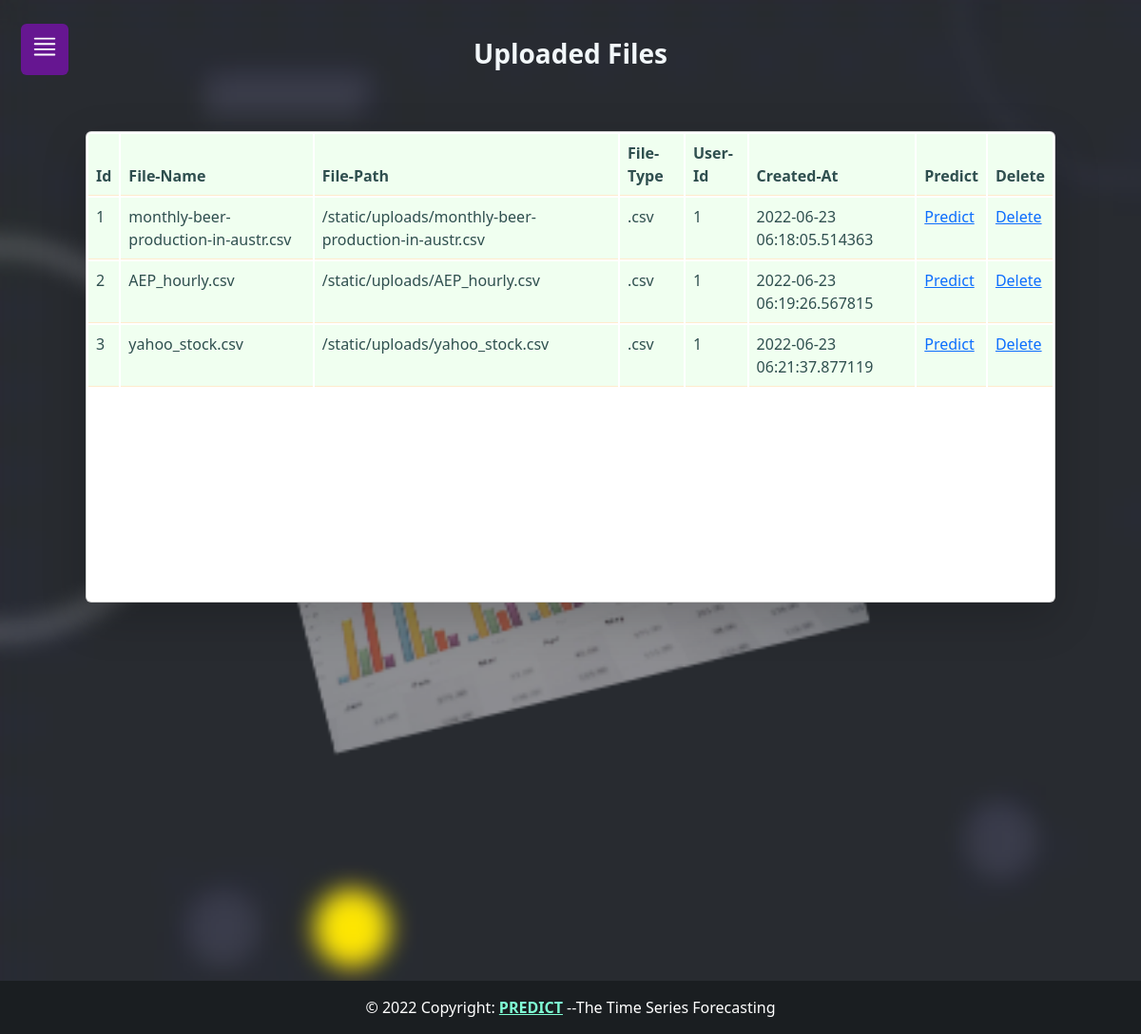
The page /files on the database its author committed.
### model_orm.py (models this page shows, shortened)
class DataSet(Base):
    __tablename__="dataset"
    id=Column(Integer, primary_key=True)
    filename=Column(String,nullable=False)
    filepath=Column(String, nullable=False)
    datatype=Column(String,nullable=False)
    user_id = Column(Integer,ForeignKey('users.id'))
    created_at=Column(DateTime,default=datetime.utcnow,nullable=False)

### app.py (the view)
@app.route('/files')
def filelisting():
    db = opendb()
    filelist = db.query(DataSet).all()
    db.close()
    return render_template('files.html', filelist=filelist)

### app.py (called while the page is built)
def opendb():
    engine = create_engine("sqlite:///model.sqlite")
    Session = sessionmaker(bind=engine)
    return Session()

### templates/files.html (shortened to what this page needs)
{% extends 'base.html' %}
{% block body %}
    <h3 class="text-center p-3">
        <b style="color: rgb(242, 247, 250);">Uploaded Files </b>
    </h3>
<div class="card shadow-lg m-5">
<table class="table table-striped|sm|bordered table-inverse table-responsive">
    <thead class="thead-inverse|thead-default">
        <tr>
            <th><b>Id</b></th>
            <th><b>File-Name</b></th>
            <th><b>File-Path</b></th>
            <th><b>File-Type</b></th>
            <th><b>User-Id</b></th>
            <th><b>Created-At</b></th>
            <th><b>Predict</b></th>
            <th><b>Delete</b></th>
        </tr>
    </thead>
    <tbody>
        {% for item in filelist %}
        <tr>
            <td >{{item.id}}</td>
            <td >{{item.filename}}</td>
            <td >{{item.filepath}}</td>
            <td >{{item.datatype}}</td>
            <td >{{item.user_id}}</td>
            <td >{{item.created_at}}</td>
            <td ><a href="/predict/{{item.id}}">Predict</a></td>
            <td ><a href="/delete/{{item.id}}">Delete</a></td>
        </tr>
        {% endfor %}
    </tbody>
</table>
</div>
{% endblock body %}

### templates/base.html (shortened to what this page needs)
<!DOCTYPE html>
<html lang="en">
<head>
  <link href="https://cdn.jsdelivr.net/npm/bootstrap@5.2.0-beta1/dist/css/bootstrap.min.css" rel="stylesheet"
>
  <link rel="stylesheet" href="/static/css/sidebar.css">
</head>
<body>
  <label for="check">
    <i id="btn"><svg class="bi bi-justify" width="30" height="40">
        <use xlink:href="#dash"></use>
      </svg></i>
  </label>
  <div class="container">
    {% block body %} {% endblock %}
  </div>
  <footer class="bg-dark text-center text-lg-start">
    <div class="text-center p-3" style="background-color: rgba(0, 0, 0, 0.2); color: white;">
      © 2022 Copyright:
      <a href="/home" style="color:aquamarine;"><b>PREDICT</b></a> --The Time Series Forecasting
    </div>
  </footer>
</body>
</html>

### static/css/sidebar.css (style rules this page uses)
body { min-height: 100vh; min-height: -webkit-fill-available; }
html { height: -webkit-fill-available; }
* { margin: 0; padding: 0; top: 0; list-style: none; text-decoration: none; }
label #btn { position: absolute; cursor: pointer; background: #6b159aec; border-radius: 6px; }
label #btn { left: 22px; top: 25px; font-size: 25px; color: white; padding: 4px 10px; transform: all .5s; }
.bi { vertical-align: -.125em; pointer-events: none; fill: currentColor; }

### templates/base.html (style rules this page uses)
body { background-image: url("/static/images/background.png"); background-repeat: no-repeat; background-attachment: fixed; background-size: cover; }
footer { position: relative; left: 0; top: 350px; width: 100%; }

### templates/files.html (style rules this page uses)
.table { --bs-table-bg: linen; --bs-table-accent-bg: honeydew; --bs-table-striped-color: #212528; --bs-table-striped-bg: rgba(0, 0, 0, 0.05); --bs-table-active-color: #212527; --bs-table-active-bg: rgba(0, 0, 0, 0.1); --bs-table-hover-color: #212529; --bs-table-hover-bg: rgba(0, 0, 0, 0.075); width: 100%; margin-bottom: 14rem; color: darkslategrey; vertical-align: baseline; border-color: blanchedalmond; }
table { caption-side: bottom; border-collapse: separate; }

### rows shown on the page
DataSet: id "1", filename "monthly-beer-production-in-austr.csv", filepath "/static/uploads/monthly-beer-production-in-austr.csv", datatype ".csv", user_id "1", created_at "2022-06-23 06:18:05.514363"
DataSet: id "2", filename "AEP_hourly.csv", filepath "/static/uploads/AEP_hourly.csv", datatype ".csv", user_id "1", created_at "2022-06-23 06:19:26.567815"
DataSet: id "3", filename "yahoo_stock.csv", filepath "/static/uploads/yahoo_stock.csv", datatype ".csv", user_id "1", created_at "2022-06-23 06:21:37.877119"
